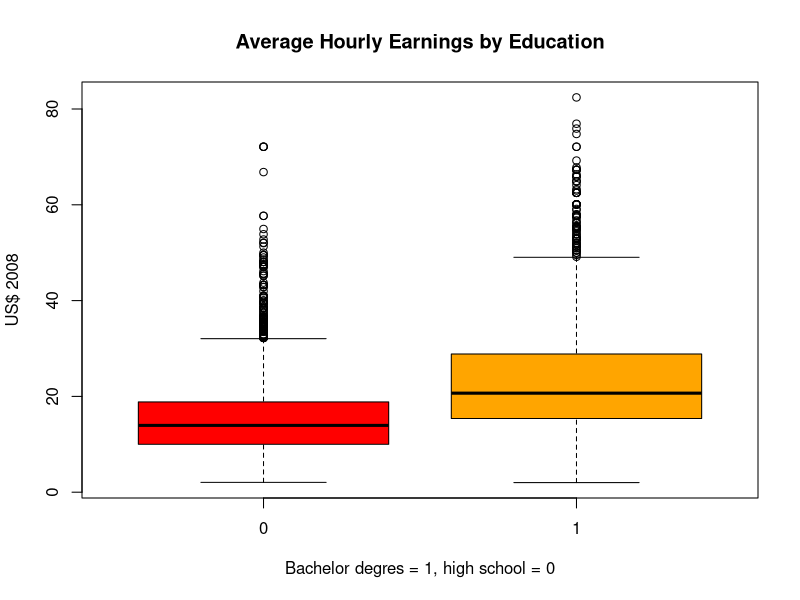

Here is the R script that generated this plot:
library(foreign)
cpsdat <- read.dta("cps92_08.dta")
head(cpsdat)

# extract the data for average hourly earnings in 1992 and 2008
ahe.92 <- cpsdat$ahe[cpsdat$year == 1992]
ahe.08 <- cpsdat$ahe[cpsdat$year == 2008]
mean.ahe.92 <- mean(ahe.92); mean.ahe.92
mean.ahe.08 <- mean(ahe.08); mean.ahe.08

# the sample variance
sd.ahe.92 <- sd(ahe.92)
sd.ahe.08 <- sd(ahe.08)

n.92 <- length(ahe.92)
n.08 <- length(ahe.08)

# the standard error
se.ahe.92 <- sd.ahe.92 / sqrt(n.92)
se.ahe.08 <- sd.ahe.08 / sqrt(n.08)

# 95% confidence interval
# the 95% critical value from a normal distribution
cv.95 <- qnorm(0.975)

lower.lim.92 <- mean.ahe.92 - cv.95 * se.ahe.92
lower.lim.08 <- mean.ahe.08 - cv.95 * se.ahe.08

upper.lim.92 <- mean.ahe.92 + cv.95 * se.ahe.92
upper.lim.08 <- mean.ahe.08 + cv.95 * se.ahe.08

# Use aggregate() to compute the means in both years
ahe.means <- aggregate(ahe ~ year, FUN = mean, data = cpsdat)
ahe.means

# t test for ahe in 1992
t.ahe.92 <- t.test(ahe.92); t.ahe.92$conf.int
# t test for ahe in 2008
t.ahe.08 <- t.test(ahe.08); t.ahe.08$conf.int
# test for the change between 1992 and 2008
t.ahe.diff <- t.test(ahe.08, ahe.92); t.ahe.diff

# CPI in 1992 and 2008
cpi.92 <- 140.3
cpi.08 <- 215.2
# Inflation adjustment
inflator <- cpi.08 / cpi.92
cpsdat$ahe.adj <- with(cpsdat, ifelse(year == 1992, ahe * inflator, ahe))

ahe.92.adj <- with(cpsdat, ahe.adj[year == 1992])
mean.ahe.92.adj <- mean(ahe.92.adj)
t.ahe.92.adj <- t.test(ahe.92.adj)
t.ahe.diff.adj <- t.test(ahe.08, ahe.92.adj)

# select data in 2008
cps08 <- subset(cpsdat, year == 2008, select = c(year, ahe, bachelor))

# calculate means
ahe.educ.08 <- aggregate(ahe ~ bachelor, FUN = mean, data = cps08)

# select ahe and filter by bachelor
ahe.high.08 <- with(cps08, ahe[bachelor == 0])
ahe.bach.08 <- with(cps08, ahe[bachelor == 1])

# construct confindence interval
t.ahe.high.08 <- t.test(ahe.high.08)
t.ahe.bach.08 <- t.test(ahe.bach.08)
t.ahe.gap.08  <- t.test(ahe.bach.08, ahe.high.08)

boxplot(ahe ~ bachelor, data = cps08,
        main = "Average Hourly Earnings by Education",
        col = c("red", "orange"),
        xlab = "Bachelor degres = 1, high school = 0",
        ylab = "US$ 2008")
